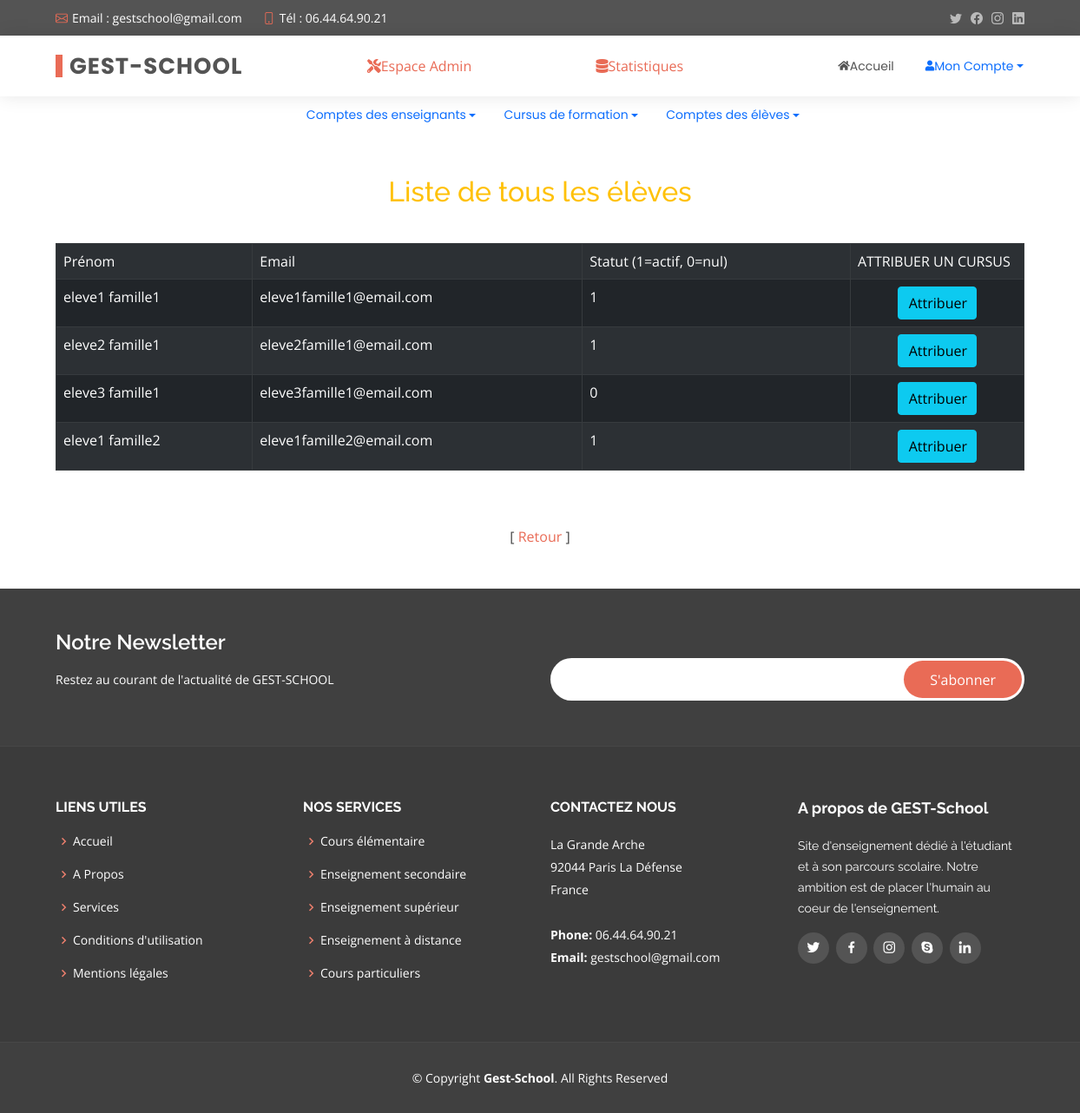
Page /cursuseleve.php (signed in) on the committed database.
### tables this page shows
CREATE TABLE `p2_g3_comptes` (
  `id` int(11) NOT NULL,
  `username` varchar(50) NOT NULL,
  `email` varchar(50) NOT NULL,
  `type` varchar(50) NOT NULL,
  `password` varchar(100) NOT NULL,
  `status` tinyint(4) NOT NULL DEFAULT '1',
  `famille_id` int(11) DEFAULT NULL,
  `eleve_id` int(11) DEFAULT NULL,
  `enseignant_id` int(11) DEFAULT NULL
);

### cursuseleve.php (the view, shortened to what this page needs)
<?php
include 'functions.php';
?>
<?= template_header('Choix attribution cursus élève') ?>
<?php
require_once "connexion.php";
$select_stmt = $db->prepare("SELECT * FROM p2_g3_comptes WHERE type= 'eleve'");
$select_stmt->execute();
?>
<div class="container">
    <h2 class="text-warning text-center mt-5 mb-3">Liste de tous les élèves</h2>
    <br>
    <?php
    if ($select_stmt->rowCount() > 0) {
    ?>
        <table class="table table-bordered table-striped table-dark table-hover bg-light">
            <tr>
                <td>Prénom</td>
                <td>Email</td>
                <td>Statut (1=actif, 0=nul)</td>
                <td width="200px">ATTRIBUER UN CURSUS</td>
            </tr>
            <?php
            while ($row = $select_stmt->fetch(PDO::FETCH_ASSOC)) {
                echo "<form action='' method='POST'>";
                echo "<tr>";
                echo "<td>" . $row['username'] . "</td>";
                echo "<td>" . $row['email'] . "</td>";
                echo "<td>" . $row['status'] . "</td>";
                echo "<td><a href='cursuseleveattribution.php?id=" . $row['id'] . "' class='d-grid gap-2 col-6 mx-auto btn btn-info'>Attribuer</a></td>";
                echo "</tr>";
                echo "</form>";
            }
            ?>
        </table>
</div>
<br><br>
<?php
    } else {
        echo ".<br><br><div class='text-center text-danger'><p>Aucun élève inscrit !</p></div></div>";
    }
?>
<div class="text-center"> [ <a href="indexadmin.php">Retour</a> ] </div>
<br><br>
</body>
</html>
<?= template_footer() ?>

### assets/css/style.css (style rules this page uses)
body { font-family: "Open Sans", sans-serif; color: #444444; }
a { color: #e96b56; text-decoration: none; }
h1, h2, h3, h4, h5, h6 { font-family: "Raleway", sans-serif; }

### rows in the picture
p2_g3_comptes: username "eleve1 famille1", email "eleve1famille1@email.com", status "1"
p2_g3_comptes: username "eleve2 famille1", email "eleve2famille1@email.com", status "1"
p2_g3_comptes: username "eleve3 famille1", email "eleve3famille1@email.com", status "0"
p2_g3_comptes: username "eleve1 famille2", email "eleve1famille2@email.com", status "1"
